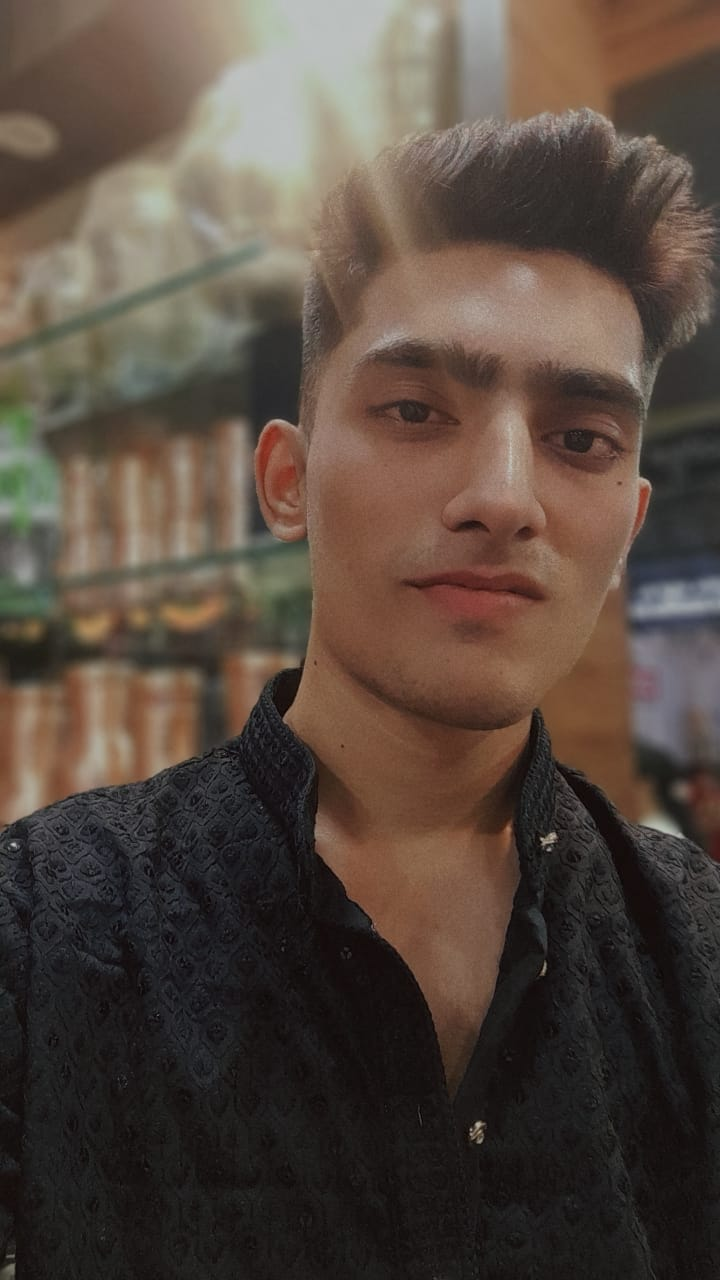
#> input picture portfolioSite/img_Yash.jpg, 720 x 1280 px, given in place of the camera
$ python Dataset.py
#> lines starting #> are read from the running program, lines starting #| are printed output that depends on the picture; after the words box and inside, x2 and y2 are one past the last pixel; in counts of white or black regions, pixels touching at a corner belong together
import cv2
import pickle
import numpy as np
import os

# Ensure the data directory exists
os.makedirs('data', exist_ok=True)

video = cv2.VideoCapture(0)
facedetect = cv2.CascadeClassifier(cv2.data.haarcascades + 'haarcascade_frontalface_default.xml')

faces_data = []
i = 0

name = input("Enter Your Name: ")
#> the answer given: ../portfolioSite/img_Yash.jpg

while True:
    ret, frame = video.read()
#> frame is the input picture: shape (1280, 720, 3); mean B, G, R 63.4, 72.9, 86.5
    if not ret:
        print("Failed to capture image from webcam.")
        break

    gray = cv2.cvtColor(frame, cv2.COLOR_BGR2GRAY)
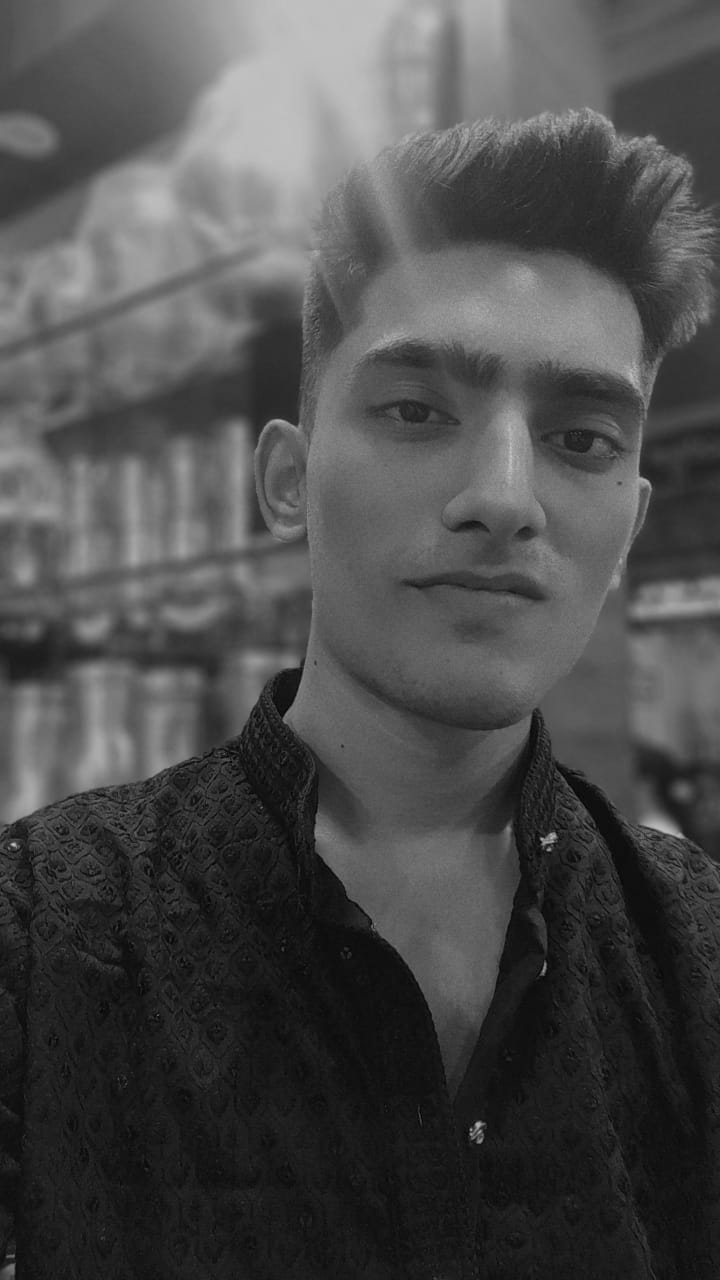
#> gray: shape (1280, 720); min 1, max 203, mean 75.9
    faces = facedetect.detectMultiScale(gray, scaleFactor=1.3, minNeighbors=5)
#> faces = [[273, 245, 430, 430]]

    for (x, y, w, h) in faces:
        crop_img = frame[y:y+h, x:x+w, :]
        resized_img = cv2.resize(crop_img, (50, 50))
        if len(faces_data) < 100 and i % 10 == 0:
            faces_data.append(resized_img)
        i += 1
        cv2.putText(frame, str(len(faces_data)), (50, 50), cv2.FONT_HERSHEY_COMPLEX, 1, (50, 50, 255), 1)
        cv2.rectangle(frame, (x, y), (x+w, y+h), (50, 50, 255), 1)
#> this loop made 1 pass
#> (x, y, w, h, i) on pass 1: (273, 245, 430, 430, 1)
#> pass 1, `crop_img = frame[y:y+h, x:x+w, :]`:
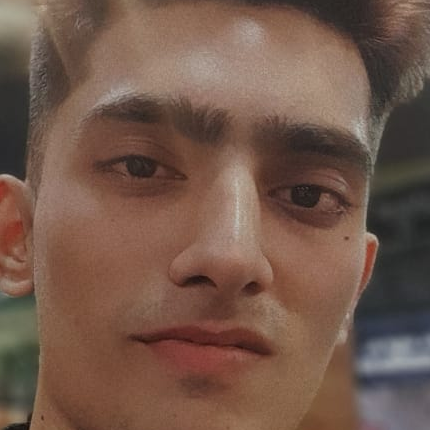
#> crop_img: shape (430, 430, 3); mean B, G, R 74.5, 87.6, 114.7
#> pass 1, `resized_img = cv2.resize(crop_img, (50, 50))`:
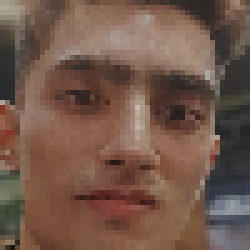
#> resized_img: shape (50, 50, 3) (shown 5 times larger); mean B, G, R 74.4, 87.6, 114.7
#> after the loop:
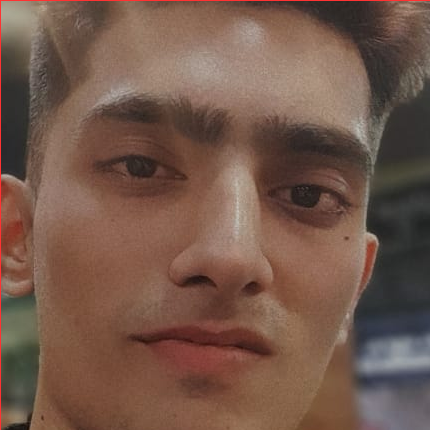
#> crop_img: shape (430, 430, 3); 0.46% of pixels changed, all inside (x1, y1, x2, y2) = (0, 0, 430, 430)
#> after the loop:
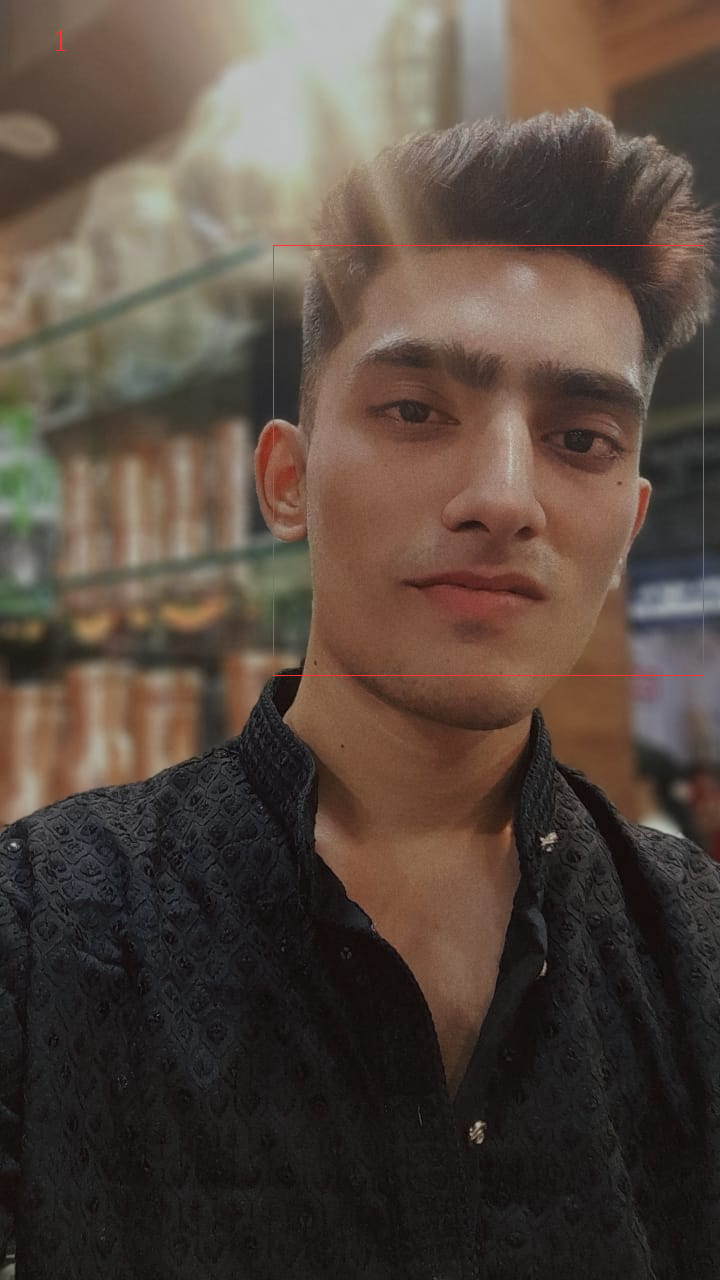
#> frame: shape (1280, 720, 3); 0.19% of pixels changed, all inside (x1, y1, x2, y2) = (56, 29, 704, 676)
#> after the loop, faces_data = 1 item; i = 1

    cv2.imshow("Frame", frame)
    k = cv2.waitKey(1)
#> (key Esc is pressed here)
    if len(faces_data) == 100:
        break

video.release()
cv2.destroyAllWindows()

faces_data = np.asarray(faces_data)
faces_data = faces_data.reshape(len(faces_data), -1)

# Load or initialize names and faces data
names_file = 'data/names.pkl'
faces_file = 'data/faces_data.pkl'

if not os.path.exists(names_file):
    names = [name] * len(faces_data)
else:
    with open(names_file, 'rb') as f:
        names = pickle.load(f)
    names.extend([name] * len(faces_data))

with open(names_file, 'wb') as f:
    pickle.dump(names, f)

if not os.path.exists(faces_file):
    with open(faces_file, 'wb') as f:
        pickle.dump(faces_data, f)
else:
    with open(faces_file, 'rb') as f:
        faces = pickle.load(f)
    faces = np.vstack((faces, faces_data))
    with open(faces_file, 'wb') as f:
        pickle.dump(faces, f)

print("Data saved successfully.")
